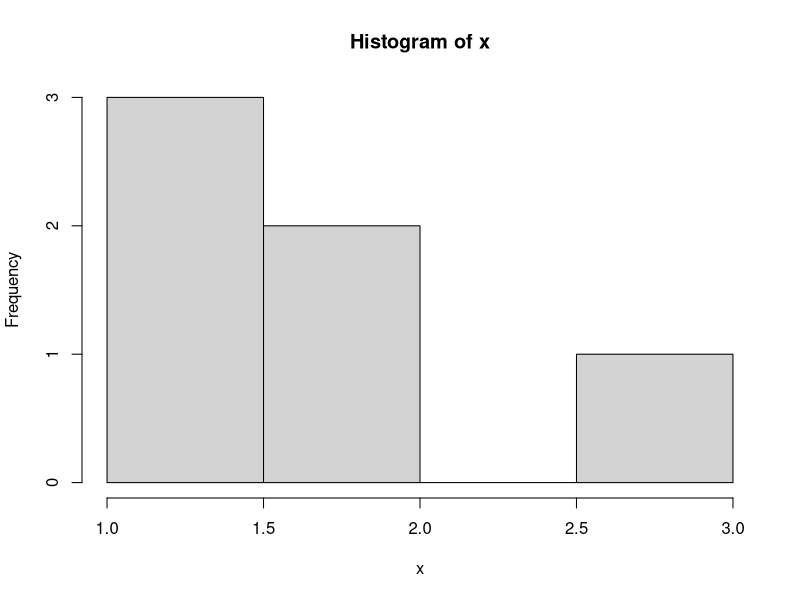

Here is the R script that generated this plot:
head(USArrests)
#name of states
#states<-USArrests$state
#print(states)
## substr function is used to take the part of string
library(stringr)
states <- row.names.data.frame(USArrests)
states
substr(x = states, start = 1, stop = 4)
# abbreviate state names
states2 = abbreviate(states)
states2
# size (no of letters) of each name, counts spaces too
state_chars = nchar(states)
state_chars
# longest name
states[which(state_chars == max(state_chars))]
# get states names with k, use grep function and indicate pattern="k"
grep(pattern = "k", x = states, value = TRUE)
# get states names with w or W
grep(pattern = "[wW]", x = states, value = TRUE)
#another solution is to convert all the state names to lower case
# get states names with w
grep(pattern = "w", x = tolower(states), value = TRUE)
# alternatively get states names with  W
grep(pattern = "W", x = toupper(states), value = TRUE)
#or we can ask to ignore case 
grep(pattern = "w", x = states, value = TRUE, ignore.case = TRUE)
head(USArrests)
# names of states
#states = USArrests$state
#understand histogram
#it will show how many times each value appear 
x=c(1,1,1,2,2,3)
hist(x)
# histogram for no of characters in states
#use to show no of amino acid sequences in many protein sequences



#We can use regexpr() to get the number oftimes that a searched pattern is found
#in a character vector. When there is no match, we get -1 
# position of a's
positions_a = gregexpr(pattern = "a", text = states, ignore.case = TRUE)
#it will give 1,3,5,7 for Alabama
positions_a

#but if we want to count number of a's in each state 
num_a = sapply(positions_a, function(x) ifelse(x[1] > 0, length(x), 0))
library(stringr)
str_count(states, "a")  
str_count(tolower(states),"a")
vowels = c("a", "e", "i", "o", "u")
# vector for storing results
#this starts five counters at the same time
num_vowels = vector(mode = "integer", length = 5)
# calculate number of vowels in each name
#for j in vowels takes a,e,i,o,u respectively
for (j in seq_along(vowels)) {
  num_aux = str_count(tolower(states), vowels[j])
  num_vowels[j] = sum(num_aux)
}  
names(num_vowels) = vowels
num_vowels

